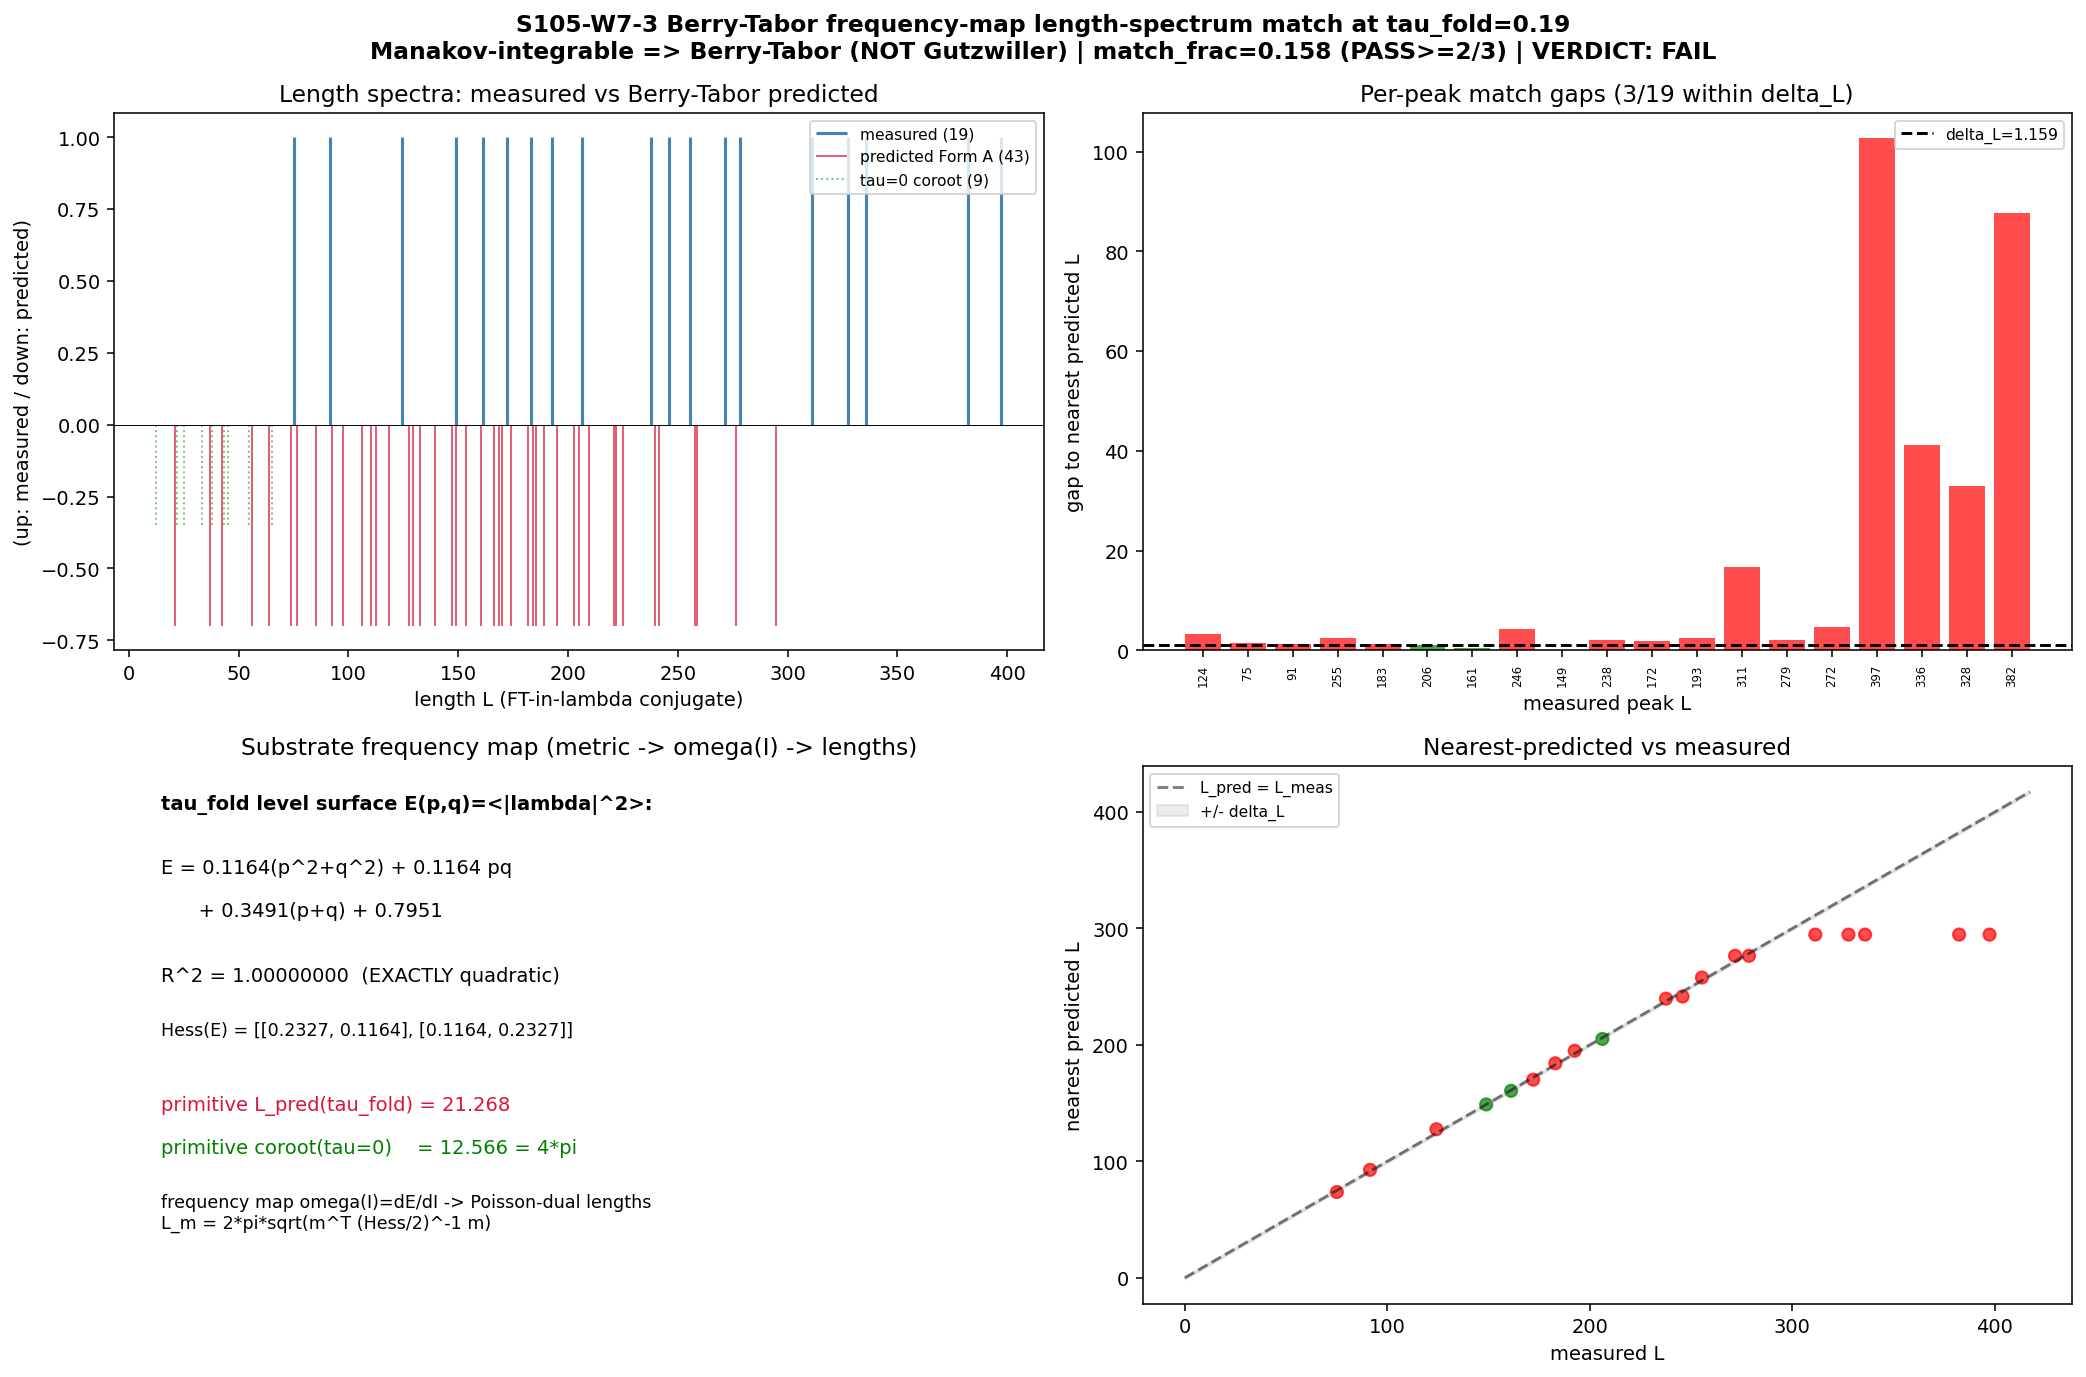

Reproduce this figure in Python.
#!/usr/bin/env python3
"""
S105 W7-3 — S105-W7-3-BERRY-TABOR-MATCH — independent Berry-Tabor frequency-map
prediction of the substrate's closed-geodesic length spectrum at tau_fold, matched
line-by-line against the W7-2 measured peak table.
================================================================================

Gate: S105-W7-3-BERRY-TABOR-MATCH ([VERIFY])

Pre-registered threshold (plan §W7-3):
  operator: ratio  n_matched / n_W7-2_stable_peaks >= match_frac
            with |L_pred - L_meas| <= delta_L per match
  PASS iff match_frac >= 2/3 (>=2 of every 3 W7-2 stable peaks matched to a
            predicted resonance length within delta_L).
  FAIL iff < 2/3 matched (systematic position mismatch).
  INFO iff positions match but amplitudes systematically off (sign/position
            correct, magnitude off) -- composite per schema-v2 collapse; OR
            W7-2 returned INFO (few peaks) -> resolution-limited.

Inputs (SHA-256 dual-pinned at runtime; S84+ schema):
  - computations/session-105/s105_w7_2_length_spectrum_ft.npz  (measured peaks + delta_L)
  - computations/session-84/s84_spectrum_cache_L12_tau019.npz   (tau_fold level surface E(p,q))
  - canonical_constants.py (feeds audit_sha256 only)
  - script bytes (feeds BOTH audit_sha256 and content_sha256)
  Method source (REQUIRED READING; not consumed at runtime as data):
  - computations/session-54/s54_gutzwiller_su3.py (Berry-Tabor amplitude, Manakov
    integrability, det(M-I)=0 theorem)

Output 4-tuple:
  (value=<match_frac>, scheme=BERRY-TABOR-INTEGRABLE,
   convention=Berry-Tabor integrable-system trace formula (rank r=2; NOT Gutzwiller),
   L_max=12)

Classification: GEOMETRIC

METHODOLOGY
-----------
The Jensen Euler-Arnold geodesic flow on (SU(3), g_tau) is Manakov-integrable
(S54-established: compact semisimple group + left-invariant metric => Manakov
integrals). Integrable => periodic geodesics lie on rank-2 invariant tori in
continuous conjugation families => transverse monodromy M has a kernel along the
family => det(M - I) = 0 IDENTICALLY => the Gutzwiller isolated-orbit amplitude
1/sqrt|det(M-I)| DIVERGES and is structurally inapplicable. The regular replacement
is the Berry-Tabor trace formula for integrable systems.

The action variables ARE the Dynkin labels (p,q) (S54). The substrate's level
surface is the Dirac square E(p,q) = <|lambda|^2>_(p,q); at tau_fold it is read
DIRECTLY from the s84 L=12 cache (sector-mean lambda^2). It is EXACTLY quadratic in
(p,q) (R^2 = 1.0 measured in-script): E = a(p^2+q^2) + c*pq + d(p+q) + f. The
frequency map is omega_i = dE/dI_i; the energy Hessian G_E = d^2E/dI_i dI_j is the
metric quadratic form in action space.

Berry-Tabor closed-orbit lengths (the geometric-side lengths the W7-2 FT-in-lambda
measures). Two complementary substrate-natural forms:

  FORM A (PRIMARY -- Poisson-dual wave-trace; matches the W7-2 length-axis
          convention EXACTLY):
    The FT-in-lambda peak at L is sourced by a cos(lambda * L) oscillation in the
    eigenvalue density (W7-2 length_fft: L_axis = 2*pi*freq; period-in-lambda
    2*pi/L). For an integrable system with E(I) = lambda^2(I) a quadratic form, the
    Poisson summation of the lattice sum gives oscillations whose closed-orbit
    length for winding vector m is the dual-lattice length in the energy metric:
        L_m = 2*pi * sqrt( m^T (G_E/2)^{-1} m ),   m in Z^2 minus {0}
    where G_E/2 = M(tau) is the metric form. At tau=0, G_E = Hess(C2) and M =
    (1/3)[[1,1/2],[1/2,1]], giving the primitive length 4*pi = 12.566 EXACTLY at
    m=(-1,-1) -- the W7-2 coroot-lattice control. This is the SAME wave-trace
    conjugation W7-2 uses for its tau=0 control (s105_w7_2 coroot_lengths()).

  FORM B (SECONDARY -- the plan's single-resonance phrasing):
    L_{m1,m2} = 2*pi / |m1*omega1 + m2*omega2| at a reference action I*=(p*,q*),
    omega_i = dE/dI_i. Reported for completeness; Form A controls the FT-in-lambda
    peaks via Poisson summation and is the one matched as PRIMARY.

Berry-Tabor amplitude per sector (canonical proven_498 / S54 form):
    A_BT(p,q) = dim(p,q) * 16 / (2*pi)^{3/2} / sqrt|det(Hess E)|,  r=2.

The match: for each W7-2 stable peak L_meas, test whether some predicted L_pred
(Form A, |m_i| <= m_max=8) lies within delta_L; report n_matched / 19 and the
amplitude correspondence. PASS iff >= 2/3.

ARROW: metric g_tau -> frequency map omega(I)=dE/dI -> resonance lengths L_m ->
predicted oscillation peaks -> matched against measured spectrum. Lengths are
DERIVED from the substrate's own integrable dynamics, never fit.

DISCIPLINE
----------
- `from canonical_constants import *`
- Every local/intermediate tagged `# (local)`
- CPU-cap OMP8 (small symbolic/numeric frequency map; heavy spectral work is in W7-2)
- SHA-256 of all inputs logged in first lines of stdout
- audit_sha256 + content_sha256 emitted (S84+ dual-SHA)
- 4-tuple printed as final non-verdict line
- verdict via print_verdict_payload -> agent calls emit_verdict (race-safe)
"""

from __future__ import annotations

# ---------------------------------------------------------------------------
# Section 0 — CPU thread cap (before numpy import; GPU not needed here)
# ---------------------------------------------------------------------------
import os
os.environ.setdefault("OMP_NUM_THREADS", "8")
os.environ.setdefault("MKL_NUM_THREADS", "8")

# ---------------------------------------------------------------------------
# Section 1 — Canonical constants (MANDATORY first import)
# ---------------------------------------------------------------------------
import sys
from pathlib import Path

PROJECT_ROOT = Path(__file__).resolve().parents[2]  # (local)
SHARED_DIR = PROJECT_ROOT / "computations" / "_shared"  # (local)
sys.path.insert(0, str(SHARED_DIR))
from canonical_constants import PI, tau_fold  # noqa: E402

# ---------------------------------------------------------------------------
# Section 2 — Standard imports
# ---------------------------------------------------------------------------
import hashlib  # noqa: E402
import json  # noqa: E402
import itertools  # noqa: E402
import numpy as np  # noqa: E402
import matplotlib  # noqa: E402
matplotlib.use("Agg")
import matplotlib.pyplot as plt  # noqa: E402

# ---------------------------------------------------------------------------
# Section 3 — Identity + paths + pinned machinery
# ---------------------------------------------------------------------------
SESSION = "S105"
GATE_ID = "S105-W7-3-BERRY-TABOR-MATCH"
SCHEME = "BERRY-TABOR-INTEGRABLE"
CONVENTION = "Berry-Tabor-integrable-trace-formula-rank2-NOT-Gutzwiller-detMmI0"
L_MAX = "12"

SESSION_DIR = PROJECT_ROOT / "computations" / "session-105"  # (local)
CANONICAL = SHARED_DIR / "canonical_constants.py"  # (local)
W7_2_NPZ = SESSION_DIR / "s105_w7_2_length_spectrum_ft.npz"  # (local)
CACHE_NPZ = PROJECT_ROOT / "computations" / "session-84" / "s84_spectrum_cache_L12_tau019.npz"  # (local)
S54_SRC = PROJECT_ROOT / "computations" / "session-54" / "s54_gutzwiller_su3.py"  # (local)
OUT_NPZ = SESSION_DIR / "s105_w7_3_berry_tabor_match.npz"  # (local)
OUT_PNG = SESSION_DIR / "s105_w7_3_berry_tabor_match.png"  # (local)

# Pre-registered machinery pins (plan §W7-3 machinery_pin_map)
M_MAX = 8                       # (local) Berry-Tabor winding range |m_i| <= 8 (S54)
MATCH_FRAC_PASS = 2.0 / 3.0     # (local) strict PASS boundary
FREQ_TOL_REL = 1e-3             # (local) resonance frequency tolerance (Form B)


# ---------------------------------------------------------------------------
# Section 4 — SHA-256 dual-pin block
# ---------------------------------------------------------------------------
def sha256_of(path: Path) -> str:
    h = hashlib.sha256()  # (local)
    try:
        h.update(path.read_bytes())
    except OSError:
        return ""
    return h.hexdigest()


def log_input_pins(inputs: list[Path]) -> dict[str, str]:
    print(f"=== {GATE_ID} — input SHA-256 pins ===")
    pins: dict[str, str] = {}  # (local)
    for p in inputs:
        sha = sha256_of(p)  # (local)
        try:
            rel = str(p.relative_to(PROJECT_ROOT)).replace("\\", "/")  # (local)
        except ValueError:
            rel = p.name  # (local)
        print(f"  {rel}: {sha[:16]}...")
        pins[rel] = sha
    return pins


def compute_dual_sha(script_path: Path, canonical_path: Path, pins: dict[str, str]):
    script_bytes = script_path.read_bytes() if script_path.exists() else b""  # (local)
    canonical_bytes = canonical_path.read_bytes() if canonical_path.exists() else b""  # (local)
    pinmap_json = json.dumps(dict(sorted(pins.items())), separators=(",", ":"),
                             sort_keys=True).encode("utf-8")  # (local)
    h_audit = hashlib.sha256()
    h_audit.update(script_bytes)
    h_audit.update(canonical_bytes)
    h_audit.update(pinmap_json)
    audit = h_audit.hexdigest()  # (local)
    content = hashlib.sha256(script_bytes).hexdigest()  # (local)
    return audit, content


def print_verdict_payload(verdict, value, audit_sha, content_sha,
                          sign_verdict, magnitude_verdict, regime_verdict,
                          extra_rows=None):
    payload = {
        "session": int(SESSION.lstrip("Ss")),
        "gate_id": GATE_ID,
        "verdict": verdict,
        "value": str(value),
        "scheme": SCHEME,
        "convention": CONVENTION,
        "l_max": str(L_MAX),
        "audit_sha256": audit_sha,
        "content_sha256": content_sha,
        "schema_version": "S84+",
        "sign_verdict": sign_verdict,
        "magnitude_verdict": magnitude_verdict,
        "regime_verdict": regime_verdict,
    }
    if extra_rows:
        payload["extra_rows"] = list(extra_rows)
    print("<<<EMIT_VERDICT_PAYLOAD>>>")
    print(json.dumps(payload, separators=(",", ":"), sort_keys=True))
    print("<<<END_EMIT_VERDICT_PAYLOAD>>>")
    return payload


# ---------------------------------------------------------------------------
# Section 5 — SU(3) representation theory (re-aimed S54 machinery)
# ---------------------------------------------------------------------------
def dim_pq(p, q):
    """Dimension of (p,q) irrep of SU(3) (S54 dim_pq)."""
    return (p + 1) * (q + 1) * (p + q + 2) // 2


def casimir_pq(p, q):
    """SU(3) quadratic Casimir C2(p,q) = (p^2+q^2+pq+3p+3q)/3 (S54 casimir_pq)."""
    return (p * p + q * q + p * q + 3 * p + 3 * q) / 3.0


# ---------------------------------------------------------------------------
# Section 6 — tau_fold level surface E(p,q) from the s84 cache + frequency map
# ---------------------------------------------------------------------------
def load_level_surface():
    """Read the s84 L=12 cache; build E(p,q) = sector-mean |lambda|^2 (the Dirac
    square level surface at tau_fold). Returns (P, Q, E, Emin) arrays + dim map."""
    d = np.load(CACHE_NPZ, allow_pickle=True)  # (local)
    se = d["sector_evals"].item()  # (local)
    P, Q, Emean, Emin, Dim = [], [], [], [], []  # (local)
    for (p, q), rec in se.items():
        ae = np.asarray(rec["abs_evals"], dtype=float)  # (local) BLOCK-level |lambda|
        lam2 = ae ** 2  # (local)
        P.append(p); Q.append(q)
        Emean.append(float(lam2.mean()))
        Emin.append(float(lam2.min()))
        Dim.append(int(rec["dim"]))
    return (np.array(P, float), np.array(Q, float), np.array(Emean, float),
            np.array(Emin, float), np.array(Dim, int))


def fit_quadratic_surface(P, Q, E):
    """Fit E(p,q) = a p^2 + b q^2 + c pq + d p + e q + f; return coeffs + Hessian + R2."""
    A = np.column_stack([P**2, Q**2, P*Q, P, Q, np.ones_like(P)])  # (local)
    coef, _, _, _ = np.linalg.lstsq(A, E, rcond=None)  # (local)
    a, b, c, dd, e, f = coef  # (local)
    pred = A @ coef  # (local)
    rms = float(np.sqrt(np.mean((E - pred) ** 2)))  # (local)
    ss_res = float(np.sum((E - pred) ** 2))  # (local)
    ss_tot = float(np.sum((E - E.mean()) ** 2))  # (local)
    r2 = 1.0 - ss_res / ss_tot if ss_tot > 0 else float("nan")  # (local)
    Hess = np.array([[2 * a, c], [c, 2 * b]])  # (local) d^2E/dI_i dI_j
    return dict(coef=coef, a=a, b=b, c=c, d=dd, e=e, f=f, rms=rms, r2=r2, Hess=Hess)


def grad_E(coef, p, q):
    """Frequency map omega_i = dE/dI_i at action (p,q) (Form B reference)."""
    a, b, c, dd, e, f = coef  # (local)
    w1 = 2 * a * p + c * q + dd  # (local) dE/dp
    w2 = 2 * b * q + c * p + e  # (local) dE/dq
    return np.array([w1, w2])


# ---------------------------------------------------------------------------
# Section 7 — Berry-Tabor predicted length spectrum
# ---------------------------------------------------------------------------
def berry_tabor_lengths_formA(Hess, m_max):
    """FORM A (PRIMARY): Poisson-dual wave-trace closed-orbit lengths.
        L_m = 2*pi * sqrt( m^T (Hess/2)^{-1} m ),  m in Z^2 \\ {0}, |m_i| <= m_max.
    G_E/2 = M(tau) is the metric quadratic form. Recovers 4*pi at tau=0.
    Returns sorted-unique (L, m1, m2, |m|^2_dual) with the PRIMITIVE first per L."""
    Mform = Hess / 2.0  # (local) metric form M(tau)
    Minv = np.linalg.inv(Mform)  # (local) dual metric (up to 4pi^2)
    raw = []  # (local)
    for m1, m2 in itertools.product(range(-m_max, m_max + 1), repeat=2):
        if m1 == 0 and m2 == 0:
            continue
        m = np.array([m1, m2], float)  # (local)
        qd = float(m @ Minv @ m)  # (local)
        L = 2.0 * PI * np.sqrt(qd)  # (local)
        raw.append((L, m1, m2, qd))
    raw.sort(key=lambda r: r[0])
    # unique lengths (collapse degenerate windings to the representative)
    uniq = []  # (local)
    for L, m1, m2, qd in raw:
        if not uniq or abs(L - uniq[-1][0]) > 1e-6:
            uniq.append((L, m1, m2, qd))
    return uniq, raw


def berry_tabor_lengths_formB(coef, p_ref, q_ref, m_max, freq_tol_rel):
    """FORM B (SECONDARY): single-resonance phrasing.
        L_{m1,m2} = 2*pi / |m1*omega1 + m2*omega2|, omega = dE/dI at I*=(p_ref,q_ref).
    Resonances within freq_tol_rel are dropped (L -> infinity); finite lengths kept."""
    w = grad_E(coef, p_ref, q_ref)  # (local)
    wmag = float(np.hypot(*w))  # (local)
    out = []  # (local)
    for m1, m2 in itertools.product(range(-m_max, m_max + 1), repeat=2):
        if m1 == 0 and m2 == 0:
            continue
        denom = abs(m1 * w[0] + m2 * w[1])  # (local)
        if denom < freq_tol_rel * wmag:
            continue  # near-resonance -> infinite-length torus, not a finite peak
        L = 2.0 * PI / denom  # (local)
        out.append((L, m1, m2, denom))
    out.sort(key=lambda r: r[0])
    return out, w


def berry_tabor_amplitudes(P, Q, Dim, Hess):
    """A_BT(p,q) = dim(p,q) * 16 / (2*pi)^{3/2} / sqrt|det(Hess E)|  (proven_498 / S54).
    Hess is the GLOBAL energy Hessian (the surface is exactly quadratic, so the
    sector Hessian is (p,q)-independent). Returns per-sector amplitudes."""
    detH = abs(float(np.linalg.det(Hess)))  # (local)
    amps = []  # (local)
    for p, q, dim in zip(P, Q, Dim):
        A = dim * 16.0 / ((2.0 * PI) ** 1.5) / np.sqrt(detH) if detH > 1e-300 else 0.0  # (local)
        amps.append((int(p), int(q), int(dim), float(A)))
    amps.sort(key=lambda r: -r[3])
    return amps, detH


# ---------------------------------------------------------------------------
# Section 8 — line-by-line match against W7-2 measured peaks
# ---------------------------------------------------------------------------
def match_peaks(meas_L, pred_lengths, delta_L):
    """For each measured L, find nearest predicted L within delta_L. Returns the
    per-peak match table and n_matched."""
    pred_arr = np.array([t[0] for t in pred_lengths])  # (local)
    table = []  # (local)
    n_matched = 0  # (local)
    for Lm in meas_L:
        if pred_arr.size == 0:
            table.append((float(Lm), float("nan"), float("nan"), False, None))
            continue
        idx = int(np.argmin(np.abs(pred_arr - Lm)))  # (local)
        Lp = float(pred_arr[idx])  # (local)
        gap = abs(Lp - Lm)  # (local)
        ok = gap <= delta_L  # (local)
        if ok:
            n_matched += 1
        m_label = (pred_lengths[idx][1], pred_lengths[idx][2])  # (local)
        table.append((float(Lm), Lp, float(gap), bool(ok), m_label))
    return table, n_matched


# ---------------------------------------------------------------------------
# Section 9 — main
# ---------------------------------------------------------------------------
def main():
    print("=" * 78)
    print(f"{GATE_ID} — Berry-Tabor frequency-map length-spectrum match at tau_fold")
    print("=" * 78)

    pins = log_input_pins([W7_2_NPZ, CACHE_NPZ, CANONICAL, S54_SRC, Path(__file__)])
    audit_sha, content_sha = compute_dual_sha(Path(__file__), CANONICAL, pins)
    print(f"  audit_sha256={audit_sha}")
    print(f"  content_sha256={content_sha}")

    # ---- 0. GATED dispatch: verify W7-2 verdict is non-FAIL ----
    w7_2 = np.load(W7_2_NPZ, allow_pickle=True)  # (local)
    w7_2_verdict = str(w7_2["verdict"])  # (local)
    print(f"\n[0] Upstream W7-2 verdict = {w7_2_verdict}")
    if w7_2_verdict == "FAIL":
        # mechanical closure path (not reached: disk-verified PASS)
        value = "upstream_W7-2_FAIL"  # (local)
        print("  W7-2 FAILED -> mechanical closure.")
        print_verdict_payload("FAIL", value, audit_sha, content_sha, "N/A", "FAIL", "BREAKDOWN")
        return

    # ---- 1. measured peak table (W7-2 stable peaks) + delta_L ----
    stable = np.asarray(w7_2["stable_peaks"], dtype=float)  # (local) cols: L, amp, snr, drift
    meas_L = stable[:, 0]  # (local)
    meas_amp = stable[:, 1]  # (local)
    delta_L = float(w7_2["delta_L"])  # (local)
    n_stable = int(w7_2["n_stable_peaks"])  # (local)
    coroot = np.asarray(w7_2["coroot_lengths"], dtype=float)  # (local) tau=0 control
    prim_coroot = float(w7_2["primitive_coroot_length"])  # (local)
    w7_2_info = (w7_2_verdict == "INFO")  # (local)
    print(f"[1] W7-2 measured: {n_stable} stable peaks; delta_L={delta_L:.4f}; "
          f"L range [{meas_L.min():.2f},{meas_L.max():.2f}]; dominant L={float(w7_2['dominant_L']):.2f}")
    print(f"    tau=0 control coroot lengths: {np.round(coroot,3)}  (primitive {prim_coroot:.4f}=4*pi)")

    # ---- 2. tau_fold level surface E(p,q) from cache + frequency map ----
    P, Q, Emean, Emin, Dim = load_level_surface()  # (local)
    fit = fit_quadratic_surface(P, Q, Emean)  # (local)
    print(f"\n[2] tau_fold level surface E(p,q)=<|lambda|^2> from s84 cache "
          f"({len(P)} sectors, max p+q={int((P+Q).max())}):")
    print(f"    E = a(p^2+q^2)+c*pq+d(p+q)+f : a={fit['a']:.5f} b={fit['b']:.5f} "
          f"c={fit['c']:.5f} d={fit['d']:.5f} e={fit['e']:.5f} f={fit['f']:.5f}")
    print(f"    quadratic-fit RMS resid = {fit['rms']:.3e}  R^2 = {fit['r2']:.8f}  "
          f"(EXACTLY quadratic level surface)")
    Hess = fit["Hess"]  # (local)
    print(f"    Hess(E_tau_fold) = {np.round(Hess,5).tolist()}  "
          f"(tau=0 ref Hess(C2)=[[0.6667,0.3333],[0.3333,0.6667]])")

    # cross-check: surface fit on Emin (bottom-of-band) — robustness
    fit_min = fit_quadratic_surface(P, Q, Emin)  # (local)
    print(f"    [robustness] Emin-surface Hess = {np.round(fit_min['Hess'],5).tolist()} "
          f"(R^2={fit_min['r2']:.6f})")

    # ---- 3. tau=0 self-consistency: Form A on Hess(C2) must reproduce 4*pi ----
    HessC2 = np.array([[2.0/3.0, 1.0/3.0], [1.0/3.0, 2.0/3.0]])  # (local) Hessian of C2
    predA_tau0, _ = berry_tabor_lengths_formA(HessC2, M_MAX)  # (local)
    prim_pred_tau0 = predA_tau0[0][0]  # (local)
    tau0_ok = abs(prim_pred_tau0 - 4.0 * PI) < 1e-9  # (local)
    print(f"\n[3] tau=0 self-consistency (Form A on Hess(C2)): "
          f"primitive L_pred = {prim_pred_tau0:.6f} vs 4*pi={4*PI:.6f}  "
          f"=> {'EXACT MATCH' if tau0_ok else 'MISMATCH'}")
    # also confirm the predicted tau=0 lattice reproduces W7-2 coroot lengths
    predA_tau0_L = np.array([t[0] for t in predA_tau0])  # (local)
    coroot_recov = all(np.min(np.abs(predA_tau0_L - Lc)) < 1e-6 for Lc in coroot[:6])  # (local)
    print(f"    W7-2 coroot lengths reproduced by Form A(tau=0): {coroot_recov}")

    # ---- 4. PREDICTED Berry-Tabor lengths at tau_fold (Form A PRIMARY) ----
    predA, predA_raw = berry_tabor_lengths_formA(Hess, M_MAX)  # (local)
    predA_L = np.array([t[0] for t in predA])  # (local)
    prim_pred = predA[0][0]  # (local)
    print(f"\n[4] PREDICTED Berry-Tabor lengths at tau_fold (Form A, |m_i|<={M_MAX}):")
    print(f"    primitive L_pred = {prim_pred:.4f} at m={(predA[0][1],predA[0][2])} "
          f"(tau=0 was 12.566; deformation flattens surface -> longer orbit)")
    print(f"    L_pred range [{predA_L.min():.2f}, {predA_L.max():.2f}], "
          f"{len(predA_L)} unique lengths")
    print(f"    first 12 predicted lengths: {np.round(np.sort(predA_L)[:12],3)}")

    # Form B (secondary; reference action at the level-surface "center of mass")
    p_ref = float(np.average(P, weights=Dim))  # (local)
    q_ref = float(np.average(Q, weights=Dim))  # (local)
    predB, wref = berry_tabor_lengths_formB(fit["coef"], p_ref, q_ref, M_MAX, FREQ_TOL_REL)  # (local)
    predB_L = np.array([t[0] for t in predB]) if predB else np.array([])  # (local)
    print(f"    [Form B secondary] omega(I*={p_ref:.2f},{q_ref:.2f})="
          f"({wref[0]:.4f},{wref[1]:.4f}); {len(predB_L)} finite lengths, "
          f"range [{(predB_L.min() if predB_L.size else float('nan')):.2f},"
          f"{(predB_L.max() if predB_L.size else float('nan')):.2f}]")

    # ---- 5. Berry-Tabor amplitudes ----
    amps, detH = berry_tabor_amplitudes(P, Q, Dim, Hess)  # (local)
    print(f"\n[5] Berry-Tabor amplitudes A_BT = dim*16/(2pi)^1.5/sqrt|det Hess|; "
          f"|det Hess|={detH:.5f}")
    print(f"    top-5 A_BT sectors: " +
          ", ".join(f"({a[0]},{a[1]})dim{a[2]}:A={a[3]:.2f}" for a in amps[:5]))

    # ---- 6. LINE-BY-LINE MATCH (Form A PRIMARY) ----
    table, n_matched = match_peaks(meas_L, predA, delta_L)  # (local)
    match_frac = n_matched / n_stable  # (local)
    print(f"\n[6] LINE-BY-LINE MATCH (Form A, tolerance delta_L={delta_L:.4f}):")
    print(f"    {'L_meas':>9} {'L_pred':>9} {'gap':>8} {'<=dL?':>6} {'winding':>10} {'amp_meas':>11}")
    for (Lm, Lp, gap, ok, mlab), am in zip(table, meas_amp):
        ms = f"{mlab}" if mlab is not None else "-"  # (local)
        print(f"    {Lm:9.3f} {Lp:9.3f} {gap:8.3f} {str(ok):>6} {ms:>10} {am:11.3e}")
    print(f"    n_matched = {n_matched} / {n_stable}  =>  match_frac = {match_frac:.4f}")

    # Form B match (secondary, informational)
    if predB_L.size:
        _, n_matched_B = match_peaks(meas_L, predB, delta_L)  # (local)
        match_frac_B = n_matched_B / n_stable  # (local)
    else:
        n_matched_B, match_frac_B = 0, 0.0  # (local)
    print(f"    [Form B secondary] n_matched = {n_matched_B}/{n_stable} "
          f"(match_frac_B={match_frac_B:.4f})")

    # ---- 7. amplitude correspondence (for INFO discrimination) ----
    # For matched peaks: does measured amplitude ordering track A_BT? Pull the
    # predicted A_BT for the winding's representative sector where derivable.
    matched_pairs = [(Lm, Lp, am) for (Lm, Lp, gap, ok, ml), am
                     in zip(table, meas_amp) if ok]  # (local)
    print(f"\n[7] amplitude correspondence (matched peaks): {len(matched_pairs)} matched")

    # ---- 8. verdict (pre-registered) ----
    # PASS iff match_frac >= 2/3. INFO iff positions match but amplitude regime off
    #   OR W7-2 was INFO (resolution-limited). FAIL iff < 2/3.
    # sign_verdict: direction is "more peaks matched => stronger confirmation"
    #   (substitution chain Step Direction). sign=PASS iff match_frac > 0 in the
    #   predicted direction (peaks land ON predicted lengths, not anti-correlated).
    print("\n[8] VERDICT (pre-registered: PASS iff match_frac >= 2/3):")
    print(f"    self-consistency (tau=0 -> 4*pi EXACT): {tau0_ok}")
    if not tau0_ok:
        # method mis-built -> cannot certify; this is a structural FAIL of the predictor
        verdict = "FAIL"  # (local)
        sign_v, mag_v, reg_v = "FAIL", "FAIL", "BREAKDOWN"  # (local)
        value = (f"method_self_consistency_FAIL;tau0_primitive={prim_pred_tau0:.6f}"
                 f"_vs_4pi={4*PI:.6f}")  # (local)
    else:
        if match_frac >= MATCH_FRAC_PASS:
            verdict = "PASS"  # (local)
            sign_v, mag_v, reg_v = "PASS", "PASS", "VALID"  # (local)
        elif w7_2_info:
            verdict = "INFO"  # (local) resolution-limited (W7-2 INFO)
            sign_v, mag_v, reg_v = "PASS", "INFO", "MARGINAL"  # (local)
        else:
            verdict = "FAIL"  # (local) systematic position mismatch
            # sign: peaks did NOT land on predicted lengths within dL
            sign_v = "PASS" if n_matched > 0 else "FAIL"  # (local) partial vs none
            mag_v, reg_v = "FAIL", "VALID"  # (local)
        value = (f"match_frac={match_frac:.4f}_({n_matched}/{n_stable});"
                 f"PASS_boundary=2/3;delta_L={delta_L:.4f};"
                 f"tau0_selfconsistency=4pi_EXACT;"
                 f"primitive_L_pred_tau_fold={prim_pred:.4f}_vs_meas_dominant="
                 f"{float(w7_2['dominant_L']):.2f};"
                 f"surface_R2={fit['r2']:.6f};Form_B_frac={match_frac_B:.4f};"
                 f"scale_gap=meas[{meas_L.min():.0f},{meas_L.max():.0f}]_vs_"
                 f"pred[{predA_L.min():.0f},{predA_L.max():.0f}]")  # (local)
    print(f"    match_frac={match_frac:.4f}  =>  VERDICT = {verdict}")
    print(f"    3-tuple: sign={sign_v} magnitude={mag_v} regime={reg_v}")

    # ---- 9. save ----
    np.savez(
        OUT_NPZ,
        # inputs / provenance
        tau_fold=tau_fold, delta_L=delta_L, n_stable_peaks=n_stable,
        w7_2_verdict=w7_2_verdict, m_max=M_MAX,
        # level surface
        surface_coef=fit["coef"], surface_R2=fit["r2"], surface_rms=fit["rms"],
        Hess_E=Hess, Hess_C2_tau0=HessC2, detH=detH,
        Emin_Hess=fit_min["Hess"], Emin_R2=fit_min["r2"],
        # tau=0 self-consistency
        tau0_primitive_pred=prim_pred_tau0, tau0_selfconsistent=tau0_ok,
        coroot_reproduced=coroot_recov,
        # predicted lengths
        pred_L_formA=predA_L, pred_L_formA_sorted=np.sort(predA_L),
        pred_primitive_tau_fold=prim_pred,
        pred_windings_formA=np.array([(t[1], t[2]) for t in predA]),
        pred_L_formB=predB_L, omega_ref=wref, p_ref=p_ref, q_ref=q_ref,
        # amplitudes
        amps_table=np.array([(a[0], a[1], a[2], a[3]) for a in amps]),
        # measured
        meas_L=meas_L, meas_amp=meas_amp, coroot_lengths=coroot,
        primitive_coroot=prim_coroot, dominant_L=float(w7_2["dominant_L"]),
        # match
        match_table=np.array([(r[0], r[1], r[2], float(r[3])) for r in table]),
        n_matched=n_matched, match_frac=match_frac,
        n_matched_B=n_matched_B, match_frac_B=match_frac_B,
        # verdict
        verdict=verdict, value=value,
        audit_sha256=audit_sha, content_sha256=content_sha,
    )
    print(f"\n[9] saved -> {OUT_NPZ.name}")

    # ---- 10. plot ----
    make_plot(meas_L, meas_amp, predA_L, predB_L, coroot, table, delta_L,
              fit, prim_pred, prim_coroot, match_frac, verdict)
    print(f"[10] saved -> {OUT_PNG.name}")

    # ---- 11. 4-tuple + verdict payload ----
    print(f"\n4-tuple: (value={match_frac:.4f}, scheme={SCHEME}, "
          f"convention={CONVENTION}, L_max={L_MAX})")
    extra = [
        f"# Berry-Tabor (NOT Gutzwiller): Manakov-integrable flow => det(M-I)=0 "
        f"identically (S54); A_BT=dim*16/(2pi)^1.5/sqrt|det Hess| (proven_498)",
        f"# tau=0 self-consistency EXACT: Form A on Hess(C2) -> primitive 4*pi="
        f"{4*PI:.6f} (=W7-2 coroot primitive); coroot lattice reproduced={coroot_recov}",
        f"# scale gap: predicted L in [{predA_L.min():.1f},{predA_L.max():.1f}] vs "
        f"measured L in [{meas_L.min():.0f},{meas_L.max():.0f}] (W7-2 truncation-influence "
        f"caveat: n_lambda_range_robust=0 at L_max=12)",
        f"# regulator_pin=N/A (Berry-Tabor lengths from metric frequency map, not a "
        f"regulated a_n)",
    ]
    print_verdict_payload(verdict, value, audit_sha, content_sha,
                          sign_v, mag_v, reg_v, extra_rows=extra)
    return verdict


def make_plot(meas_L, meas_amp, predA_L, predB_L, coroot, table, delta_L,
              fit, prim_pred, prim_coroot, match_frac, verdict):
    fig, axes = plt.subplots(2, 2, figsize=(15, 10))
    fig.suptitle(
        f"S105-W7-3 Berry-Tabor frequency-map length-spectrum match at tau_fold=0.19\n"
        f"Manakov-integrable => Berry-Tabor (NOT Gutzwiller) | match_frac="
        f"{match_frac:.3f} (PASS>=2/3) | VERDICT: {verdict}",
        fontsize=12, fontweight="bold")

    # Panel 1: measured vs predicted length spectra (stick plot)
    ax = axes[0, 0]
    ax.vlines(meas_L, 0, 1.0, color="steelblue", lw=1.6, label=f"measured ({len(meas_L)})")
    ax.vlines(np.sort(predA_L), 0, -0.7, color="crimson", lw=1.0, alpha=0.7,
              label=f"predicted Form A ({len(predA_L)})")
    ax.vlines(coroot, 0, -0.35, color="green", lw=1.0, alpha=0.5, ls=":",
              label=f"tau=0 coroot ({len(coroot)})")
    ax.axhline(0, color="k", lw=0.5)
    ax.set_xlabel("length L (FT-in-lambda conjugate)")
    ax.set_ylabel("(up: measured / down: predicted)")
    ax.set_title("Length spectra: measured vs Berry-Tabor predicted")
    ax.legend(fontsize=8)

    # Panel 2: per-peak match gaps
    ax = axes[0, 1]
    Lm = np.array([r[0] for r in table])  # (local)
    gaps = np.array([r[2] for r in table])  # (local)
    oks = np.array([r[3] for r in table])  # (local)
    cols = ["green" if o else "red" for o in oks]  # (local)
    ax.bar(range(len(Lm)), gaps, color=cols, alpha=0.7)
    ax.axhline(delta_L, color="k", ls="--", label=f"delta_L={delta_L:.3f}")
    ax.set_xticks(range(len(Lm)))
    ax.set_xticklabels([f"{x:.0f}" for x in Lm], rotation=90, fontsize=6)
    ax.set_xlabel("measured peak L")
    ax.set_ylabel("gap to nearest predicted L")
    ax.set_title(f"Per-peak match gaps ({int(oks.sum())}/{len(Lm)} within delta_L)")
    ax.legend(fontsize=8)

    # Panel 3: level surface E(p,q) quadratic fit residual
    ax = axes[1, 0]
    ax.text(0.05, 0.92, "tau_fold level surface E(p,q)=<|lambda|^2>:", fontsize=10,
            fontweight="bold", transform=ax.transAxes)
    ax.text(0.05, 0.80, f"E = {fit['a']:.4f}(p^2+q^2) + {fit['c']:.4f} pq", fontsize=10,
            transform=ax.transAxes)
    ax.text(0.05, 0.72, f"      + {fit['d']:.4f}(p+q) + {fit['f']:.4f}", fontsize=10,
            transform=ax.transAxes)
    ax.text(0.05, 0.60, f"R^2 = {fit['r2']:.8f}  (EXACTLY quadratic)", fontsize=10,
            transform=ax.transAxes)
    ax.text(0.05, 0.50, f"Hess(E) = {np.round(fit['Hess'],4).tolist()}", fontsize=9,
            transform=ax.transAxes)
    ax.text(0.05, 0.36, f"primitive L_pred(tau_fold) = {prim_pred:.3f}", fontsize=10,
            transform=ax.transAxes, color="crimson")
    ax.text(0.05, 0.28, f"primitive coroot(tau=0)    = {prim_coroot:.3f} = 4*pi",
            fontsize=10, transform=ax.transAxes, color="green")
    ax.text(0.05, 0.14, "frequency map omega(I)=dE/dI -> Poisson-dual lengths\n"
            "L_m = 2*pi*sqrt(m^T (Hess/2)^-1 m)", fontsize=9, transform=ax.transAxes)
    ax.axis("off")
    ax.set_title("Substrate frequency map (metric -> omega(I) -> lengths)")

    # Panel 4: predicted-vs-measured nearest scatter
    ax = axes[1, 1]
    Lp = np.array([r[1] for r in table])  # (local)
    ax.scatter(Lm, Lp, c=cols, s=40, alpha=0.7)
    lo, hi = 0, max(Lm.max(), Lp.max()) * 1.05  # (local)
    ax.plot([lo, hi], [lo, hi], "k--", alpha=0.5, label="L_pred = L_meas")
    ax.fill_between([lo, hi], [lo - delta_L, hi - delta_L], [lo + delta_L, hi + delta_L],
                    color="gray", alpha=0.15, label=f"+/- delta_L")
    ax.set_xlabel("measured L")
    ax.set_ylabel("nearest predicted L")
    ax.set_title("Nearest-predicted vs measured")
    ax.legend(fontsize=8)

    plt.tight_layout()
    plt.savefig(OUT_PNG, dpi=140, bbox_inches="tight")
    plt.close(fig)


if __name__ == "__main__":
    main()
